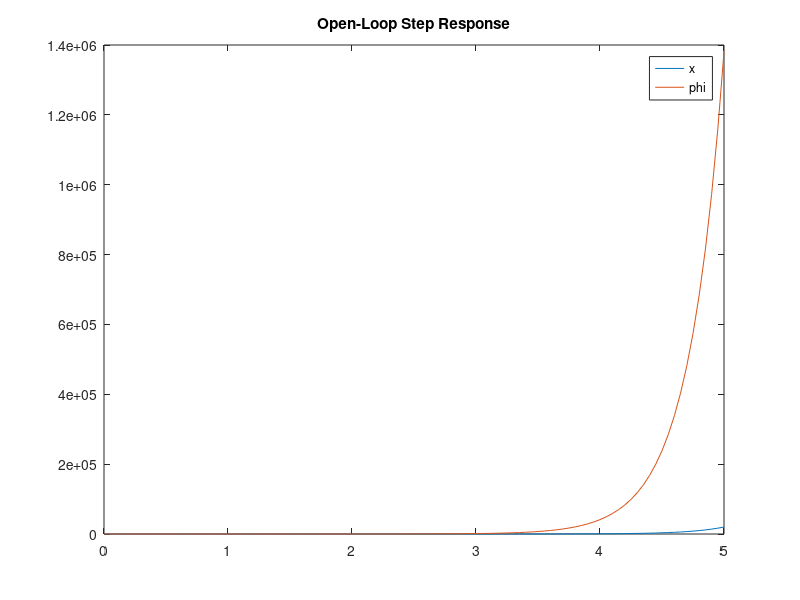
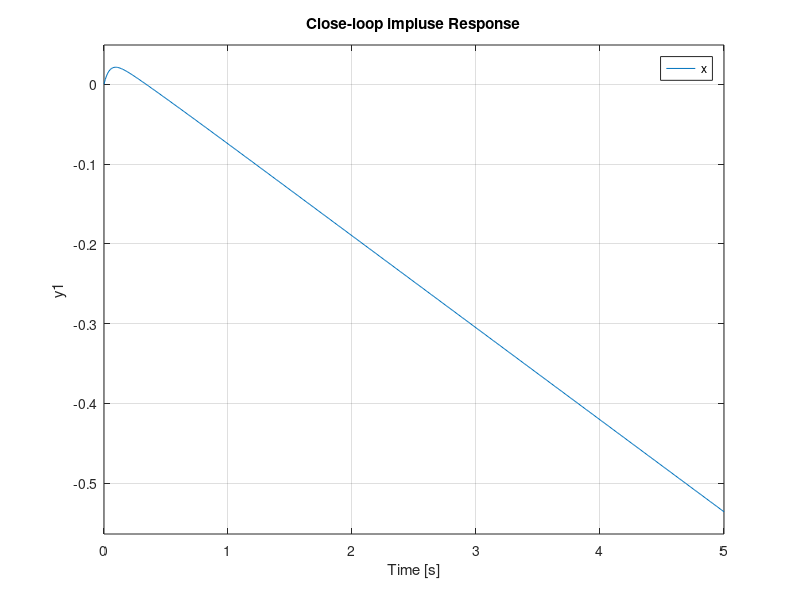

MATLAB code to generate these figures, in order:
%%% author:廖洽源 %%%
% https://zhuanlan.zhihu.com/p/54071212
%Modeling
%%Transfer Function
mCart = 1.42;  
mPend = 0.12;
b = 0.1;     % 阻尼系数
I = 0.014;     % 转动惯量
g = 9.8;
L = 0.188;
q = (mCart+mPend)*(I+mPend*L^2)-(mPend*L)^2;
s = tf('s');
P_cart = (((I+mPend*L^2)/q)*s^2 - (mPend*g*L/q))/(s^4 + (b*(I + mPend*L^2))*s^3/q - ((mCart + mPend)*mPend*g*L)*s^2/q - b*mPend*g*L*s/q);
P_pend = (mPend*L*s/q)/(s^3 + (b*(I + mPend*L^2))*s^2/q - ((mCart + mPend)*mPend*g*L)*s/q - b*mPend*g*L/q);

% P_pend = (mPend * L * s^2) / (-q * s^4 - b * (I + mPend * L^2) * s^3 + (mCart + mPend) * mPend * g * L * s^2 + b * mPend * g * L * s);
% P_cart = (-(I + mPend * L^2) * s^2 + mPend * g * L) / (-q * s^4 - b * (I + mPend * L^2) * s^3 + (mCart + mPend) * mPend * g * L * s^2 + b * mPend * g * L * s);

sys_tf = [P_cart ; P_pend]
inputs = {'u'};
outputs = {'x'; 'phi'};
set(sys_tf,'InputName',inputs)
set(sys_tf,'OutputName',outputs)

t = 0:0.05:5;
u = ones(size(t));
[y,t] = lsim(sys_tf,u,t);
figure ;
plot(t,y) ;
title('Open-Loop Step Response') ;
% axis([0 3 0 50]) ;
legend('x','phi');

% PID环节
Kp = 100;
Ki = 1;
Kd = 30;
C = pid(Kp,Ki,Kd);
T1 = feedback(P_pend,C);
t=0:0.01:4;
figure;
subplot(2,1,1);
impulse(T1,t)
title('Close-loop impluse Response')
legend('phi');
% figure;
T2 = feedback(1,P_pend*C)*P_cart;
t = 0:0.01:5;
subplot(2,1,2);
impulse(T2, t);
title('Close-loop impluse Response')
legend('x');

